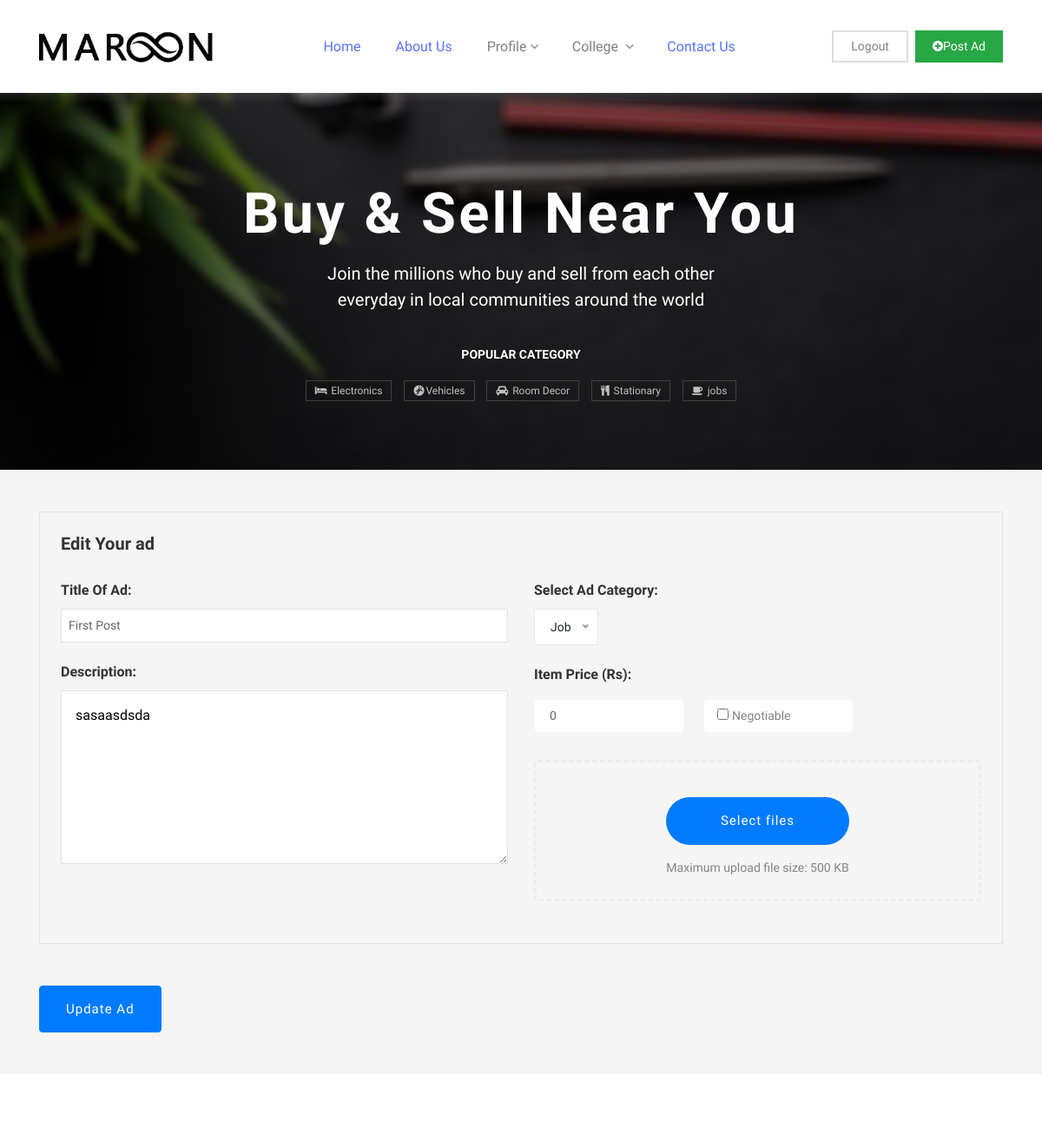
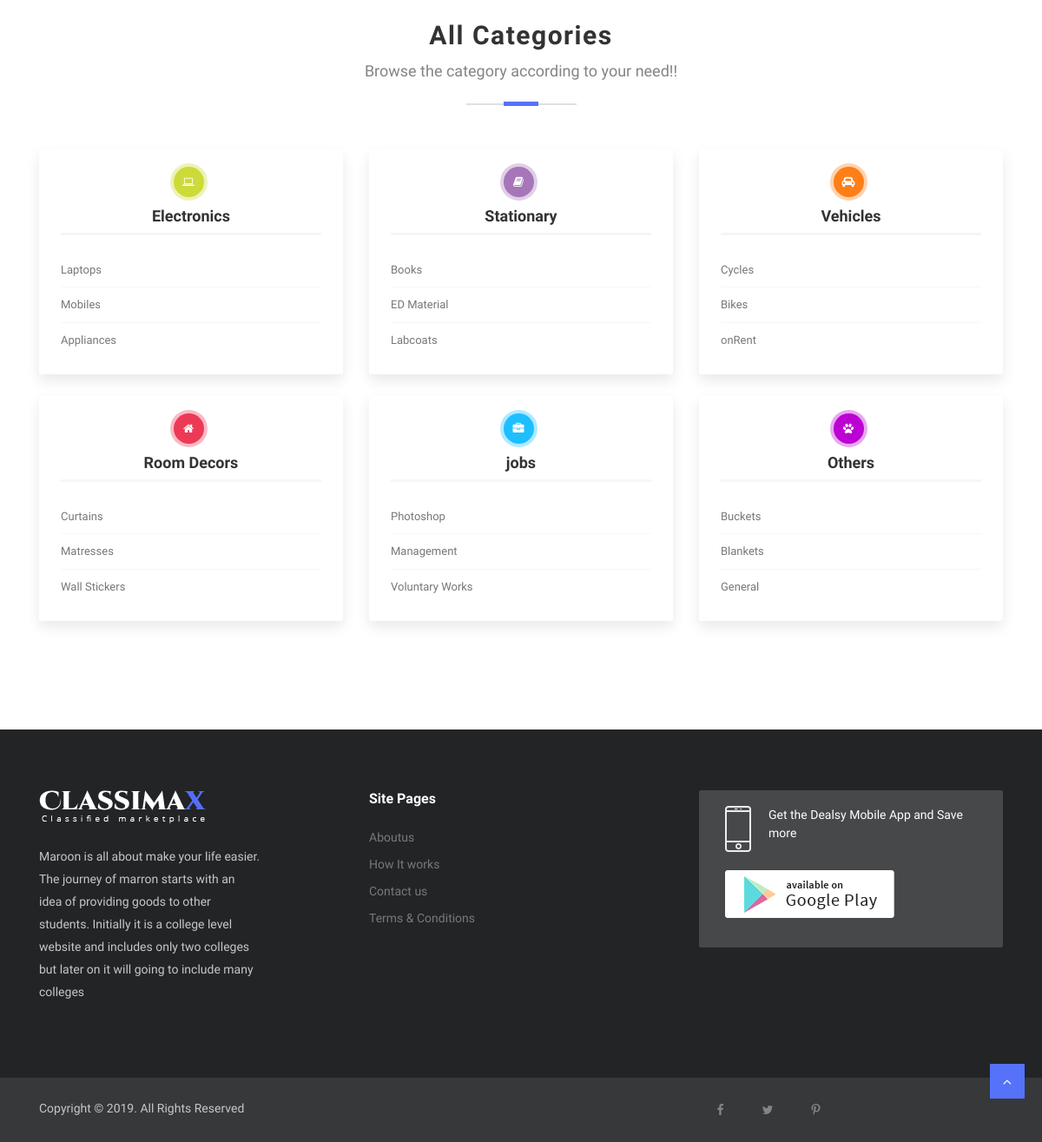
The page /accounts/profile/myad/editad/first-post-zri0 (signed in) on the database its author committed (2 pictures, top to bottom).
### product/models.py (models this page shows, shortened)
class Product(models.Model):
    title = models.CharField(max_length = 40)
    slug = models.SlugField(unique = True, blank = True)
    seller_id = models.ForeignKey(User, on_delete=models.CASCADE)
    category = models.CharField(max_length=20, choices=CATEGORY_CHOICES, default='other')
    description = models.TextField(max_length=500)
    price = models.PositiveIntegerField(default = 0)
    featured = models.BooleanField(default = False)
    image = models.ImageField(upload_to = 'images/', null = True)
    date = models.DateTimeField(default=datetime.now, blank=True, null = True)
    college = models.CharField(blank = True, null = True, max_length = 30)
    def __str__(self):
        return self.title

### accounts/views.py (the view)
# urls.py: path('profile/myad/editad/<str:slug>', views.edit_product, name = 'editad'),
def edit_product(request,slug):
    if request.user.is_authenticated:
        obj = Product.objects.filter(slug = slug , seller_id = request.user.pk)
        print("THE OBJECT IS")
        print(obj)
        if obj.count()==1:
            obj = obj.first()
            print(obj)
            title = obj.title
            description = obj.description
            price = obj.price
            image = obj.image
            print(title)
            print(description)
            print(image)
            print("the object image is")
            print(obj.image)
            category = obj.category
            if request.method =='POST':
                form = AddProductInfoForm(request.POST ,request.FILES)
                print("THE FORM IS")
                print(form)
                if form.is_valid():
                    new_price = form.cleaned_data['price']
                    new_title = form.cleaned_data['title']
                    new_description = form.cleaned_data['description']
                    new_image = form.cleaned_data['image']
                    new_category = form.cleaned_data['category']
                    obj.title = new_title
                    obj.price = new_price
                    obj.description = new_description
                    obj.image = new_image
                    obj.category = new_category
                    print("the new image is")
                    print(obj.image)
                    print(obj)
                    try:
                        obj.save()
                    except:
                        return render(request, 'update_ad.html', {'form': form})
                    return redirect('product:home')
            else:
                form = AddProductInfoForm(initial={'title':title, 'description':description , 'category':category,'price':price, 'image':image})
                print("THE DEFAULT IMAGE IS:")
                print(obj.image)
                print(form)
            return render(request, 'update_ad.html', {'form': form})
        else:
            raise ValueError("The product is not associated to the authenticated user")
    else:
        return redirect('accounts:login')

### product/forms.py
class AddProductInfoForm(forms.ModelForm):
    class Meta:
        model=Product
        fields=['title','description','image','price','category']
    title =forms.CharField(widget=forms.TextInput(attrs={'placeholder':'Title','class': 'border w-100 p-2 bg-white text-capitalize'}))
    description=forms.CharField(widget=forms.Textarea(attrs={'placeholder':'Describe Your Product','class':'border p-3 w-100'}))
    price = forms.IntegerField(widget=forms.NumberInput(attrs={'placeholder':'Price','class': 'border-0 py-2 w-100 price'}))
    image = forms.ImageField(widget=forms.FileInput(attrs={'class': 'form-control-file d-none'}))

### accounts/models.py (called while the page is built)
    @property
    def is_active(self):
        return self.active

### templates/update_ad.html (shortened to what this page needs)
{% extends "base.html" %}
{% block content %}
 <section class="ad-post bg-gray py-5">
    <div class="container">
        <form method="POST"  >{% csrf_token %}
            <fieldset class="border border-gary p-4 mb-5">
                    <div class="row">
                        <div class="col-lg-12">
                            <h3>Edit Your ad</h3>
                        </div>
                        <div class="col-lg-6">
                            <h6 class="font-weight-bold pt-4 pb-1">Title Of Ad:</h6>
                             {{form.title}}
                            <h6 class="font-weight-bold pt-4 pb-1">Description:</h6>
                             {{form.description}}
                        </div>
                        <div class="col-lg-6">
                            <h6 class="font-weight-bold pt-4 pb-1">Select Ad Category:</h6>
                            <div class="price">
                                <h6 class="font-weight-bold pt-4 pb-1">Item Price (Rs):</h6>
                                <div class="row px-3">
                                    <div class="col-lg-4 mr-lg-4 rounded bg-white my-2 ">
                                        {{form.price}}
                                    </div>
                                    <div class="col-lg-4 mrx-4 rounded bg-white my-2 ">
                                        <input type="checkbox" value="Negotiable" id="Negotiable">
                                        <label for="Negotiable" class="py-2">Negotiable</label>
                                    </div>
                                </div>
                            </div>
                            <div class="choose-file text-center my-4 py-4 rounded">
                                <label for="id_image">
                                     <span class="d-block btn bg-primary text-white my-3 select-files">Select files</span>
                                    <span class="d-block">Maximum upload file size: 500 KB</span>
                                </label>
                            </div>
                        </div>
                    </div>
            </fieldset>
            <button type="submit" class="btn btn-primary d-block mt-2 " >Update Ad</button>
        </form>
    </div>
</section>
{% endblock content %}

### static/css/style.css (style rules this page uses)
body { line-height: 1.5; font-family: "Muli", sans-serif; }
p, li, input, select, button { font-family: "Muli", sans-serif; color: #666; font-size: 14px; font-weight: 400; }
h1, h2, h3, h4, h5, h6 { font-family: "Muli", sans-serif; font-weight: 600; color: #333; }
h3 { font-size: 20px; }
label { font-size: 14px; letter-spacing: 0; color: #848484; }
.w-100 { width: 100%; }
button { cursor: pointer; }
.btn { font-size: 15px; letter-spacing: 1px; display: inline-block; padding: 15px 30px; border-radius: 4px; }
.bg-gray { background: #F5F5F5; }
.ad-post form fieldset label { margin-bottom: 0; }
.ad-post .choose-file { cursor: pointer; display: block; border: 3px dashed #eaedef; }
.ad-post .choose-file .select-files { border-radius: 45px; }
.ad-post textarea { height: 200px; }
form textarea { height: 200px; }

### rows shown on the page
Product: title "first post", description "sasaasdsda", price "0"
